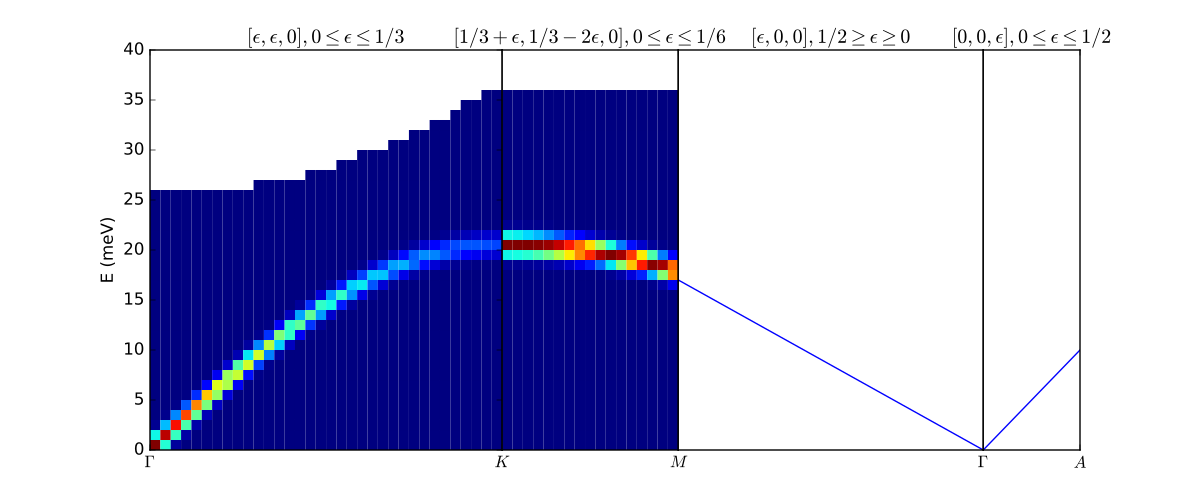

Here is the Python script that generated this plot:
import matplotlib.pyplot as plt
import numpy as np
from matplotlib.gridspec import GridSpec
from mantid.simpleapi import CreateMDHistoWorkspace
from mantid import plots

# Generate nice (fake) dispersion data
# Gamma to K
q = np.arange(0,0.333,0.01)
e = np.arange(0,60)
x,y = np.meshgrid(q,e)
omega_hh = 20. * np.sin(np.pi*x*1.5)
I_hh = np.exp(-x*5.)
signal = I_hh * np.exp(-(y-omega_hh)**2)
signal[y>25+100*x**2]=np.nan
ws1=CreateMDHistoWorkspace(Dimensionality=2,
                           Extents='0,0.3333,0,60',
                           SignalInput=signal,
                           ErrorInput=np.sqrt(signal),
                           NumberOfBins='{0},{1}'.format(len(q),len(e)),
                           Names='Dim1,Dim2',
                           Units='MomentumTransfer,EnergyTransfer')
# K to M
q = np.arange (0.333,0.5, 0.01)
x,y = np.meshgrid(q,e)
omega_hm2h=20. * np.cos(np.pi*(x-0.333))
signal = np.exp(-(y-omega_hm2h)**2)
signal[y>35]=np.nan
ws2=CreateMDHistoWorkspace(Dimensionality=2,
                           Extents='0.3333,0.5,0,60',
                           SignalInput=signal,
                           ErrorInput=np.sqrt(signal),
                           NumberOfBins='{0},{1}'.format(len(q),len(e)),
                           Names='Dim1,Dim2',
                           Units='MomentumTransfer,EnergyTransfer')


d=6.7
a=2.454
#Gamma is (0,0,0)
#A is (0,0,1/2)
#K is (1/3,1/3,0)
#M is (1/2,0,0)
gamma_a=np.pi/d
gamma_m=2.*np.pi/np.sqrt(3.)/a
m_k=2.*np.pi/3/a
gamma_k=4.*np.pi/3/a

fig=plt.figure(figsize=(12,5))
gs = GridSpec(1, 4,
              width_ratios=[gamma_k,m_k,gamma_m,gamma_a],
              wspace=0)

ax1 = plt.subplot(gs[0],projection='mantid')
ax2 = plt.subplot(gs[1],sharey=ax1,projection='mantid')
ax3 = plt.subplot(gs[2],sharey=ax1)
ax4 = plt.subplot(gs[3],sharey=ax1)

ax1.pcolormesh(ws1)
ax2.pcolormesh(ws2)
ax3.plot([0,0.5],[0,17.])
ax4.plot([0,0.5],[0,10])


#Adjust plotting parameters

ax1.set_ylabel('E (meV)')
ax1.set_xlabel('')
ax1.set_xlim(0,1./3)
ax1.set_ylim(0.,40.)
ax1.set_title(r'$[\epsilon,\epsilon,0], 0 \leq \epsilon \leq 1/3$')
ax1.set_xticks([0,1./3])
ax1.set_xticklabels(['$\Gamma$','$K$'])
#ax1.spines['right'].set_visible(False)
ax1.tick_params(direction='in')

ax2.get_yaxis().set_visible(False)
ax2.set_xlim(1./3,1./2)
ax2.set_xlabel('')
ax2.set_title(r'$[1/3+\epsilon,1/3-2\epsilon,0], 0 \leq \epsilon \leq 1/6$')
ax2.set_xticks([1./2])
ax2.set_xticklabels(['$M$'])
#ax2.spines['left'].set_visible(False)
ax2.tick_params(direction='in')

#invert axis
ax3.set_xlim(1./2,0)
ax3.get_yaxis().set_visible(False)
ax3.set_title(r'$[\epsilon,0,0], 1/2 \geq \epsilon \geq 0$')
ax3.set_xticks([0])
ax3.set_xticklabels(['$\Gamma$'])
ax3.tick_params(direction='in')

ax4.set_xlim(0,1./2)
ax4.get_yaxis().set_visible(False)
ax4.set_title(r'$[0,0,\epsilon], 0 \leq \epsilon \leq 1/2$')
ax4.set_xticks([1./2])
ax4.set_xticklabels(['$A$'])
ax4.tick_params(direction='in')
#fig.show()
